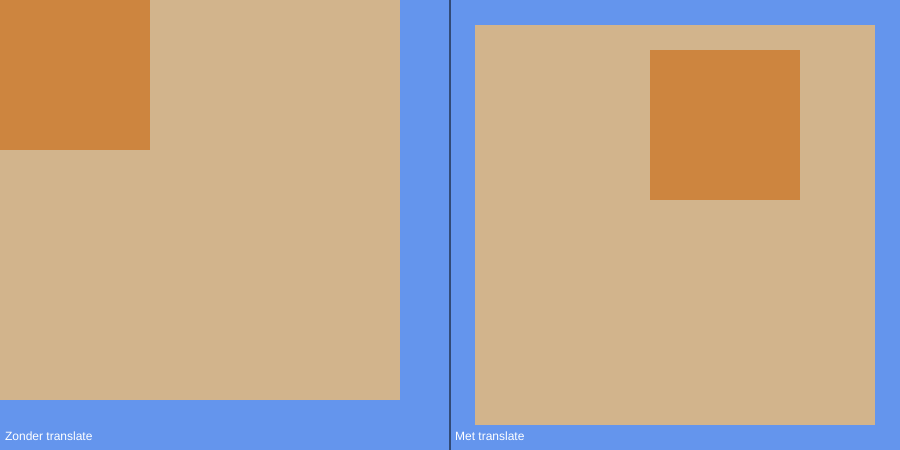
Frame 1 (no input)
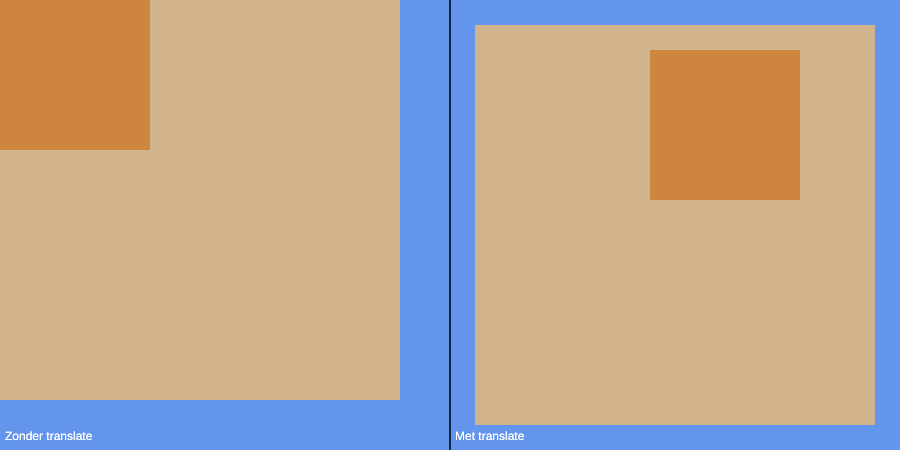
Frame 2 (the mouse pressed at the canvas centre, redrawn once)

The p5.js sketch that drew these frames (run headless with seeded random() and noise() and a simulated clock; the mouse was pressed at the canvas centre and the sketch redrawn once):

// p5.js sketch
// ── sketch.js
function setup() {
    createCanvas(900, 450);
    background('cornflowerblue');
    noLoop();  
}

function draw() {
    noStroke();
    fill('tan');
    // Draw rectangle without translate
    rect(0, 0, 400, 400);
    // Draw rect with translate
    push();
    translate(475, 25);
    rect(0, 0, 400, 400);
    pop();

    fill('peru');
    // Draw rect without translate
    rect(0, 0, 150, 150);
    // Draw rect with translate
    push();
    translate(650, 50);
    rect(0, 0, 150, 150);
    pop();
    // Draw text for rectangle 1
    fill(255);
    text("Zonder translate", 5, 440);
    text("Met translate", 455, 440);

    // Draw division line
    stroke(0);
    strokeWeight(1);
    line(450, 0, 450, 450);
}
